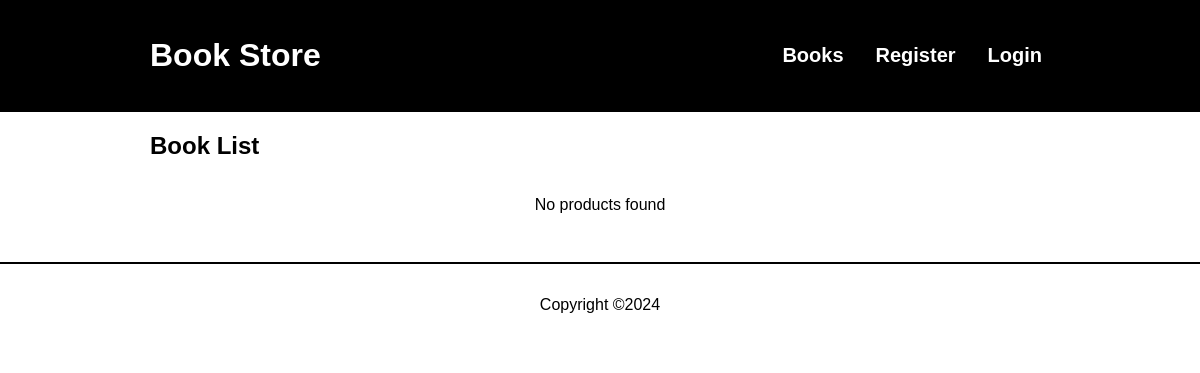
Before: /member-list.php with the older database file.
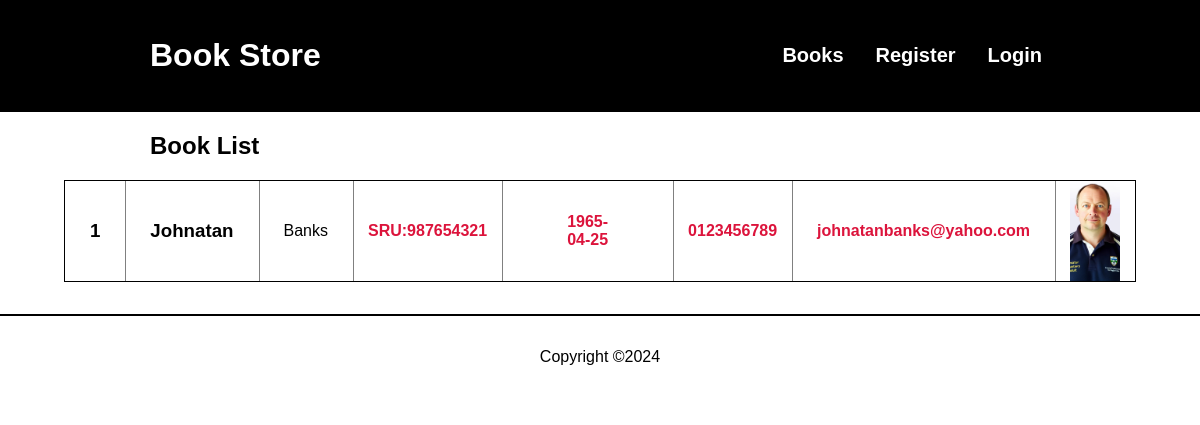
After: the same page with the newer database file.
### tables this page shows
CREATE TABLE members (
  member_id INT PRIMARY KEY AUTO_INCREMENT NOT NULL,
  address_id INT NOT NULL,
  user_id INT,
  first_name  varchar(32) NOT NULL,
  last_name  varchar(32) NOT NULL,
  dob DATE,
  sru_no  INT NOT NULL,
  contact_no  varchar(40) NOT NULL,
  mobile_no  varchar(40),
  email_address varchar(45),
  filename VARCHAR(64),
  FOREIGN KEY (address_id) REFERENCES addresses (address_id),
  FOREIGN KEY (user_id) REFERENCES users (user_id)
);

### classes/member.php (called while the page is built, shortened)
<?php
require_once("classes/utils.php");
class Member
{
  public static function getAllMembers()
  {
    $conn = Connection::connect();
    $stmt = $conn->prepare(SQL::$getAllMembers);
    $stmt->execute();
    $members = $stmt->fetchAll();
    return $members;
  }
}

### classes/utils.php (called while the page is built, shortened)
<?php
class Utils {
  public static function escape($input) {
    return trim(htmlspecialchars($input));
  }
}

### components/member-card.php (the view)
<a class="book-card" href="member-page.php?id=<?php echo $member_id; ?>">
  <div class="id-container card-container">
      <h3><?php echo $member_id; ?></h3>
  </div>
  <div class="firstN-container card-container">
      <h3><?php echo $firstName; ?></h3>
  </div>
  <div class="lastN-container card-container">
      <p><?php echo $lastName; ?></p>
  </div>
  <div class="sru-container card-container">
      <p class="book-price">SRU:<?php echo $sruNumber; ?></p>
  </div>
  <div class="dob-container card-container">
      <p class="book-price"><?php echo $dob; ?></p>
  </div>
  <div class="contactNo-container card-container">
      <p class="book-price"><?php echo $contactNumber; ?></p>
  </div>
  <div class="email-container card-container">
      <p class="book-price"><?php echo $emailAddress; ?></p>
  </div>
  <div class="pfp-container card-container">
    <img src="images/<?php echo $filename; ?>" alt="Cover for <?php echo $firstName; ?>" class="book-image">
 </div>
</a>

### components/header.php (shortened to what this page needs)
<!DOCTYPE html>
<html lang="en">
<head>
  <?php
  if (!empty($stylesheets)) {
    foreach ($stylesheets as $sheet) {
      echo "<link rel=\"stylesheet\" href=\"css/$sheet.css\">";
    }
  }
  ?>
</head>
<body>
  <header class="page-header">
    <div class="content-wrapper desktop-header-row">
      <div class="mobile-top">
        <h1 class="page-title">Book Store</h1>
      </div>
      <nav class="page-navigation" id="nav-list">
        <ul class="nav-links">
          <li><a href="book-list.php">Books</a></li>
          <?php
          if(isset($_SESSION["loggedIn"])){
            if($_SESSION["user_role"] === "Admin"){
              echo "<li><a href='add-book.php'>Add Book</a></li>";
            }
            echo "<li><a href='timetable.php'>Timetable</a></li>
            <li><a href='profile.php'>Profile</a></li>
            <li><a href='logout.php'>Logout</a></li>";
          } else {
            echo "<li><a href='register.php'>Register</a></li>
            <li><a href='login.php'>Login</a></li>";
          }
          ?>
        </ul>
      </nav>
    </div>
  </header>
  <main class="content-wrapper main-content">

### member-list.php (shortened to what this page needs)
<?php
require("classes/components.php");
require("classes/member.php");
Components::pageHeader("All Books", ["style"], ["mobile-nav"]);
?>
<h2>Book List</h2>
<div class="book-list">
  <?php
  $books = Member::getAllMembers();
  Components::allMembers($books);
  ?>
</div>
<?php
Components::pageFooter();
?>

### classes/components.php (shortened to what this page needs)
<?php
class Components {
  public static function pageHeader($pageTitle, $stylesheets, $scripts) {
    require("components/header.php");
  }
  public static function pageFooter() {
    require("components/footer.php");
  }
  public static function allMembers($members)
  {
    if (!empty($members)) {
      foreach ($members as $member) {
        $member_id = Utils::escape($member["member_id"]);
        $firstName = Utils::escape($member["first_name"]);
        $lastName = Utils::escape($member["last_name"]);
        $dob = Utils::escape($member["dob"]);
        $sruNumber = Utils::escape($member["sru_no"]);
        $contactNumber = Utils::escape($member["contact_no"]);
        $emailAddress = Utils::escape($member["email_address"]);
        $filename = Utils::escape($member["filename"]);
        require("components/member-card.php");
      }
    } else {
      require("components/no-books-found.php");
    }
  }
}

### components/no-books-found.php
<p>No products found</p>

### components/footer.php
  </main>
  <footer class="page-footer">
    <p>Copyright &copy;<?php echo date("Y"); ?></p>
  </footer>
</body>
</html>

### css/style.css (style rules this page uses)
* { box-sizing: border-box; }
body { margin: 0; }
body, button, input, textarea, select { font-family: "Arial", "Helvetica", sans-serif; font-size: 16px; }
.page-header { background-color: black; color: #fff; }
.page-footer { border-top: 2px solid black; margin-top: 32px; text-align: center; }
.page-header, .page-footer { padding: 16px; }
.content-wrapper { margin: auto; width: 100%; }
.main-content { padding: 16px; }
.mobile-top { display: flex; justify-content: space-between; align-items: center; }
.page-navigation { display: none; }
.nav-links { list-style: none; margin: 0; padding: 0; text-align: center; }
.nav-links a { color: #fff; display: block; font-weight: bold; font-size: 20px; margin-top: 16px; padding: 8px; text-decoration: none; }
.book-list { display: flex; flex-wrap: wrap; flex-direction: column; gap: 16px; }
.book-card { color: black; flex: 1; margin: 0 auto 32px; max-width: 300px; text-align: center; text-decoration: none; }
.book-image { width: 100%; object-fit: cover; }
.book-price { color: crimson; font-weight: bold; }
@media screen and (min-width: 950px) { .content-wrapper { width: 900px; } }
@media screen and (min-width: 950px) { .main-content { padding: 0; } }
@media screen and (min-width: 950px) { .desktop-header-row { display: flex; justify-content: space-between; align-items: center; } }
@media screen and (min-width: 950px) { .page-navigation { display: block; } }
@media screen and (min-width: 950px) { .nav-links { display: flex; } }
@media screen and (min-width: 950px) { .nav-links a { margin-top: 0; margin-left: 16px; } }
@media screen and (min-width: 950px) { .book-list { align-content: center; } }
@media screen and (min-width: 950px) { .book-card { margin:0 auto; max-width: 1950px; display: flex; flex-direction: row; justify-content: space-between; align-items: stretch; border:1px black solid; } }
@media screen and (min-width: 950px) { .card-container { width: 500px; display: flex; align-items: center; justify-content: center; box-shadow: .5px 0 0 #000; } }
@media screen and (min-width: 950px) { .id-container { width: fit-content; padding:0 25px; } }
@media screen and (min-width: 950px) { .firstN-container { width: fit-content; padding:0 25px; } }
@media screen and (min-width: 950px) { .pfp-container { height: fit-content; } }
@media screen and (min-width: 950px) { .lastN-container { width: fit-content; padding:0 25px; } }
@media screen and (min-width: 950px) { .sru-container { width: fit-content; padding:0 15px; } }
@media screen and (min-width: 950px) { .dob-container { width: fit-content; padding:0 65px; } }
@media screen and (min-width: 950px) { .contactNo-container { width: fit-content; padding:0 15px; } }
@media screen and (min-width: 950px) { .email-container { width: fit-content; padding:0 25px; } }
@media screen and (min-width: 950px) { .pfp-container { width: fit-content; padding:0 15px; } }
@media screen and (min-width: 950px) { .book-image { height: 100px; width: 50px; } }

Changed rows visible on the page:
added members: member_id "1", first_name "Johnatan", last_name "Banks", sru_no "987654321", dob "1965-04-25", contact_no "0123456789", email_address "johnatanbanks@yahoo.com", filename (picture)
Other visible differences:
text no longer shown: "No products found"
